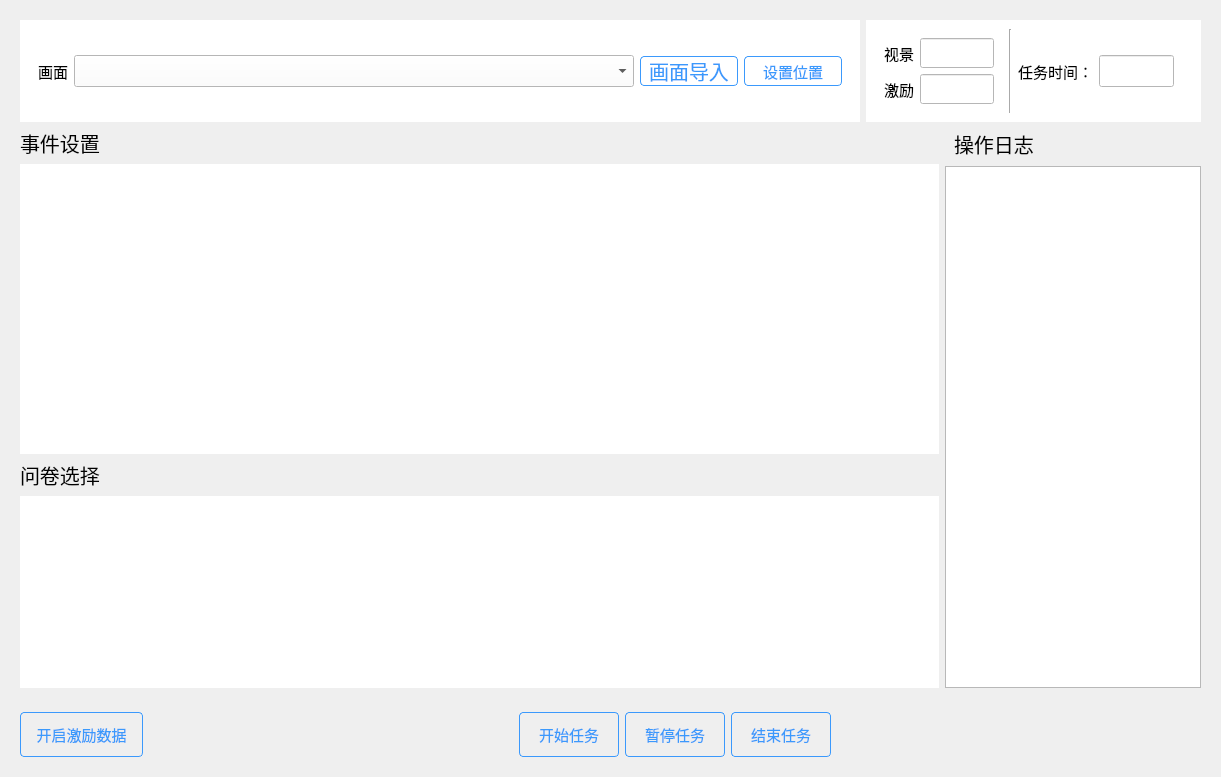
<?xml version="1.0" encoding="UTF-8"?>
<ui version="4.0">
 <class>HaForm</class>
 <widget class="QWidget" name="HaForm">
  <property name="geometry">
   <rect>
    <x>0</x>
    <y>0</y>
    <width>1221</width>
    <height>777</height>
   </rect>
  </property>
  <property name="windowTitle">
   <string>Form1</string>
  </property>
  <layout class="QVBoxLayout" name="verticalLayout_3">
   <item>
    <widget class="QWidget" name="widget" native="true">
     <property name="font">
      <font>
       <family>SimSun</family>
       <pointsize>15</pointsize>
      </font>
     </property>
     <property name="styleSheet">
      <string notr="true"/>
     </property>
     <layout class="QVBoxLayout" name="verticalLayout_11">
      <item>
       <layout class="QHBoxLayout" name="horizontalLayout_11" stretch="6,5">
        <item>
         <layout class="QVBoxLayout" name="verticalLayout_9">
          <item>
           <widget class="QWidget" name="widget_5" native="true">
            <property name="styleSheet">
             <string notr="true">background-color: rgb(255, 255, 255);</string>
            </property>
            <layout class="QVBoxLayout" name="verticalLayout_4">
             <item>
              <widget class="QWidget" name="widget_7" native="true">
               <layout class="QHBoxLayout" name="horizontalLayout_9">
                <item>
                 <widget class="QLabel" name="label_10">
                  <property name="maximumSize">
                   <size>
                    <width>36</width>
                    <height>16777215</height>
                   </size>
                  </property>
                  <property name="font">
                   <font>
                    <family>Microsoft YaHei</family>
                    <pointsize>11</pointsize>
                   </font>
                  </property>
                  <property name="text">
                   <string>画面</string>
                  </property>
                 </widget>
                </item>
                <item>
                 <widget class="QComboBox" name="comboBox">
                  <property name="minimumSize">
                   <size>
                    <width>560</width>
                    <height>32</height>
                   </size>
                  </property>
                  <property name="font">
                   <font>
                    <family>Microsoft YaHei</family>
                    <pointsize>11</pointsize>
                   </font>
                  </property>
                  <property name="styleSheet">
                   <string notr="true"/>
                  </property>
                 </widget>
                </item>
                <item>
                 <widget class="QPushButton" name="pushButton_5">
                  <property name="styleSheet">
                   <string notr="true">QPushButton {
left: 28px;
top: 5px;
width: 56px;
height: 19px;
opacity: 1;
/** 文本1 */
 
font-weight: 400;
letter-spacing: 0px;
line-height: 18.48px;
color: rgba(59, 153, 252, 1);
vertical-align: top;

left: -3px;
top: 0px;
width: 96px;
height: 28px;
opacity: 1;
border-radius: 4px;

border: 1px solid rgba(59, 153, 252, 1);


}

QPushButton:hover {
color: rgba(255, 255, 255, 1);
    background: rgba(59, 153, 252, 1);
} </string>
                  </property>
                  <property name="text">
                   <string>画面导入</string>
                  </property>
                 </widget>
                </item>
                <item>
                 <widget class="QPushButton" name="pushButton_4">
                  <property name="maximumSize">
                   <size>
                    <width>98</width>
                    <height>16777215</height>
                   </size>
                  </property>
                  <property name="font">
                   <font>
                    <family>Microsoft YaHei</family>
                    <pointsize>11</pointsize>
                    <weight>50</weight>
                    <bold>false</bold>
                   </font>
                  </property>
                  <property name="styleSheet">
                   <string notr="true">QPushButton {
left: 28px;
top: 5px;
width: 56px;
height: 19px;
opacity: 1;
/** 文本1 */
 
font-weight: 400;
letter-spacing: 0px;
line-height: 18.48px;
color: rgba(59, 153, 252, 1);
vertical-align: top;

left: -3px;
top: 0px;
width: 96px;
height: 28px;
opacity: 1;
border-radius: 4px;

border: 1px solid rgba(59, 153, 252, 1);


}

QPushButton:hover {
color: rgba(255, 255, 255, 1);
    background: rgba(59, 153, 252, 1);
} </string>
                  </property>
                  <property name="text">
                   <string>设置位置</string>
                  </property>
                 </widget>
                </item>
               </layout>
              </widget>
             </item>
            </layout>
           </widget>
          </item>
         </layout>
        </item>
        <item>
         <widget class="QWidget" name="widget_2" native="true">
          <property name="styleSheet">
           <string notr="true">background-color: rgb(255, 255, 255);</string>
          </property>
          <layout class="QHBoxLayout" name="horizontalLayout_12">
           <item>
            <widget class="QWidget" name="widget_3" native="true">
             <property name="maximumSize">
              <size>
               <width>411</width>
               <height>16777215</height>
              </size>
             </property>
             <layout class="QVBoxLayout" name="verticalLayout_2">
              <item>
               <layout class="QHBoxLayout" name="horizontalLayout_5">
                <item>
                 <widget class="QLabel" name="label_6">
                  <property name="minimumSize">
                   <size>
                    <width>0</width>
                    <height>2</height>
                   </size>
                  </property>
                  <property name="maximumSize">
                   <size>
                    <width>43</width>
                    <height>16777215</height>
                   </size>
                  </property>
                  <property name="font">
                   <font>
                    <family>Microsoft YaHei</family>
                    <pointsize>11</pointsize>
                   </font>
                  </property>
                  <property name="text">
                   <string>视景</string>
                  </property>
                 </widget>
                </item>
                <item>
                 <widget class="QLineEdit" name="lineEdit_2">
                  <property name="font">
                   <font>
                    <family>Microsoft YaHei</family>
                    <pointsize>11</pointsize>
                   </font>
                  </property>
                 </widget>
                </item>
               </layout>
              </item>
              <item>
               <layout class="QHBoxLayout" name="horizontalLayout_6">
                <item>
                 <widget class="QLabel" name="label_7">
                  <property name="maximumSize">
                   <size>
                    <width>43</width>
                    <height>16777215</height>
                   </size>
                  </property>
                  <property name="font">
                   <font>
                    <family>Microsoft YaHei</family>
                    <pointsize>11</pointsize>
                   </font>
                  </property>
                  <property name="text">
                   <string>激励</string>
                  </property>
                 </widget>
                </item>
                <item>
                 <widget class="QLineEdit" name="lineEdit">
                  <property name="font">
                   <font>
                    <family>Microsoft YaHei</family>
                    <pointsize>11</pointsize>
                   </font>
                  </property>
                 </widget>
                </item>
               </layout>
              </item>
             </layout>
            </widget>
           </item>
           <item>
            <widget class="Line" name="line">
             <property name="orientation">
              <enum>Qt::Vertical</enum>
             </property>
            </widget>
           </item>
           <item>
            <widget class="QLabel" name="label_2">
             <property name="maximumSize">
              <size>
               <width>75</width>
               <height>16777215</height>
              </size>
             </property>
             <property name="font">
              <font>
               <family>Microsoft YaHei</family>
               <pointsize>11</pointsize>
              </font>
             </property>
             <property name="text">
              <string>任务时间：</string>
             </property>
            </widget>
           </item>
           <item>
            <widget class="QLineEdit" name="lineEdit_6">
             <property name="minimumSize">
              <size>
               <width>0</width>
               <height>32</height>
              </size>
             </property>
             <property name="maximumSize">
              <size>
               <width>234</width>
               <height>16777215</height>
              </size>
             </property>
             <property name="font">
              <font>
               <family>Microsoft YaHei</family>
               <pointsize>11</pointsize>
              </font>
             </property>
            </widget>
           </item>
           <item>
            <widget class="QLabel" name="label_3">
             <property name="styleSheet">
              <string notr="true">color: rgb(85, 170, 255);</string>
             </property>
             <property name="text">
              <string/>
             </property>
            </widget>
           </item>
          </layout>
         </widget>
        </item>
       </layout>
      </item>
      <item>
       <layout class="QHBoxLayout" name="horizontalLayout_7" stretch="1,0">
        <item>
         <layout class="QVBoxLayout" name="verticalLayout_7" stretch="1,0">
          <item>
           <layout class="QVBoxLayout" name="verticalLayout">
            <item>
             <layout class="QHBoxLayout" name="horizontalLayout">
              <item>
               <widget class="QLabel" name="label_13">
                <property name="font">
                 <font>
                  <family>Microsoft YaHei</family>
                  <pointsize>15</pointsize>
                  <weight>50</weight>
                  <bold>false</bold>
                 </font>
                </property>
                <property name="styleSheet">
                 <string notr="true">
font-weight: 400;
letter-spacing: 0px;
line-height: 18.48px;
color: rgba(0, 0, 0, 1);
text-align: center;
vertical-align: middle;
</string>
                </property>
                <property name="text">
                 <string>事件设置</string>
                </property>
               </widget>
              </item>
              <item>
               <spacer name="horizontalSpacer">
                <property name="orientation">
                 <enum>Qt::Horizontal</enum>
                </property>
                <property name="sizeHint" stdset="0">
                 <size>
                  <width>40</width>
                  <height>20</height>
                 </size>
                </property>
               </spacer>
              </item>
             </layout>
            </item>
            <item>
             <widget class="QListWidget" name="listWidget_Event">
              <property name="styleSheet">
               <string notr="true">#listWidget_Event{border-radius: 4px  }
</string>
              </property>
             </widget>
            </item>
           </layout>
          </item>
          <item>
           <layout class="QVBoxLayout" name="verticalLayout_6">
            <item>
             <layout class="QHBoxLayout" name="horizontalLayout_4">
              <item>
               <widget class="QLabel" name="label_5">
                <property name="font">
                 <font>
                  <family>Microsoft YaHei</family>
                  <pointsize>15</pointsize>
                  <weight>50</weight>
                  <bold>false</bold>
                 </font>
                </property>
                <property name="styleSheet">
                 <string notr="true">
font-weight: 400;
letter-spacing: 0px;
line-height: 18.48px;
color: rgba(0, 0, 0, 1);
text-align: center;
vertical-align: middle;
</string>
                </property>
                <property name="text">
                 <string>问卷选择</string>
                </property>
               </widget>
              </item>
              <item>
               <spacer name="horizontalSpacer_4">
                <property name="orientation">
                 <enum>Qt::Horizontal</enum>
                </property>
                <property name="sizeHint" stdset="0">
                 <size>
                  <width>40</width>
                  <height>20</height>
                 </size>
                </property>
               </spacer>
              </item>
             </layout>
            </item>
            <item>
             <widget class="QListWidget" name="listWidget">
              <property name="styleSheet">
               <string notr="true">#listWidget{border-radius: 4px  }
</string>
              </property>
             </widget>
            </item>
           </layout>
          </item>
         </layout>
        </item>
        <item>
         <layout class="QVBoxLayout" name="verticalLayout_5">
          <item>
           <widget class="QWidget" name="widget_11" native="true">
            <layout class="QHBoxLayout" name="horizontalLayout_2">
             <property name="topMargin">
              <number>1</number>
             </property>
             <property name="bottomMargin">
              <number>1</number>
             </property>
             <item>
              <widget class="QLabel" name="label">
               <property name="font">
                <font>
                 <family>Microsoft YaHei</family>
                 <pointsize>15</pointsize>
                </font>
               </property>
               <property name="text">
                <string>操作日志</string>
               </property>
              </widget>
             </item>
            </layout>
           </widget>
          </item>
          <item>
           <widget class="QTextEdit" name="textEdit">
            <property name="font">
             <font>
              <family>Microsoft YaHei</family>
              <pointsize>11</pointsize>
             </font>
            </property>
           </widget>
          </item>
         </layout>
        </item>
       </layout>
      </item>
     </layout>
    </widget>
   </item>
   <item>
    <widget class="QWidget" name="widget_6" native="true">
     <property name="minimumSize">
      <size>
       <width>0</width>
       <height>2</height>
      </size>
     </property>
     <layout class="QHBoxLayout" name="horizontalLayout_3">
      <item>
       <widget class="QPushButton" name="pushButton1">
        <property name="minimumSize">
         <size>
          <width>123</width>
          <height>45</height>
         </size>
        </property>
        <property name="font">
         <font>
          <family>Microsoft YaHei</family>
          <pointsize>11</pointsize>
          <weight>50</weight>
          <bold>false</bold>
         </font>
        </property>
        <property name="styleSheet">
         <string notr="true">QPushButton {
left: 28px;
top: 5px;
width: 56px;
height: 19px;
opacity: 1;
/** 文本1 */
 
font-weight: 400;
letter-spacing: 0px;
line-height: 18.48px;
color: rgba(59, 153, 252, 1);
vertical-align: top;

left: -3px;
top: 0px;
width: 96px;
height: 28px;
opacity: 1;
border-radius: 4px;

border: 1px solid rgba(59, 153, 252, 1);


}

QPushButton:hover {
color: rgba(255, 255, 255, 1);
    background: rgba(59, 153, 252, 1);
} </string>
        </property>
        <property name="text">
         <string>开启激励数据</string>
        </property>
       </widget>
      </item>
      <item>
       <spacer name="horizontalSpacer_2">
        <property name="orientation">
         <enum>Qt::Horizontal</enum>
        </property>
        <property name="sizeHint" stdset="0">
         <size>
          <width>40</width>
          <height>20</height>
         </size>
        </property>
       </spacer>
      </item>
      <item>
       <widget class="QPushButton" name="pushButton_3">
        <property name="minimumSize">
         <size>
          <width>100</width>
          <height>45</height>
         </size>
        </property>
        <property name="font">
         <font>
          <family>Microsoft YaHei</family>
          <pointsize>11</pointsize>
          <weight>50</weight>
          <bold>false</bold>
         </font>
        </property>
        <property name="styleSheet">
         <string notr="true">QPushButton {
left: 28px;
top: 5px;
width: 56px;
height: 19px;
opacity: 1;
/** 文本1 */
 
font-weight: 400;
letter-spacing: 0px;
line-height: 18.48px;
color: rgba(59, 153, 252, 1);
vertical-align: top;

left: -3px;
top: 0px;
width: 96px;
height: 28px;
opacity: 1;
border-radius: 4px;

border: 1px solid rgba(59, 153, 252, 1);


}

QPushButton:hover {
color: rgba(255, 255, 255, 1);
    background: rgba(59, 153, 252, 1);
} </string>
        </property>
        <property name="text">
         <string>开始任务</string>
        </property>
       </widget>
      </item>
      <item>
       <widget class="QPushButton" name="pushButton_2">
        <property name="minimumSize">
         <size>
          <width>100</width>
          <height>45</height>
         </size>
        </property>
        <property name="font">
         <font>
          <family>Microsoft YaHei</family>
          <pointsize>11</pointsize>
          <weight>50</weight>
          <bold>false</bold>
         </font>
        </property>
        <property name="styleSheet">
         <string notr="true">QPushButton {
left: 28px;
top: 5px;
width: 56px;
height: 19px;
opacity: 1;
/** 文本1 */
 
font-weight: 400;
letter-spacing: 0px;
line-height: 18.48px;
color: rgba(59, 153, 252, 1);
vertical-align: top;

left: -3px;
top: 0px;
width: 96px;
height: 28px;
opacity: 1;
border-radius: 4px;

border: 1px solid rgba(59, 153, 252, 1);


}

QPushButton:hover {
color: rgba(255, 255, 255, 1);
    background: rgba(59, 153, 252, 1);
} </string>
        </property>
        <property name="text">
         <string>暂停任务</string>
        </property>
       </widget>
      </item>
      <item>
       <widget class="QPushButton" name="pushButton">
        <property name="minimumSize">
         <size>
          <width>100</width>
          <height>45</height>
         </size>
        </property>
        <property name="font">
         <font>
          <family>Microsoft YaHei</family>
          <pointsize>11</pointsize>
          <weight>50</weight>
          <bold>false</bold>
         </font>
        </property>
        <property name="styleSheet">
         <string notr="true">QPushButton {
left: 28px;
top: 5px;
width: 56px;
height: 19px;
opacity: 1;
/** 文本1 */
 
font-weight: 400;
letter-spacing: 0px;
line-height: 18.48px;
color: rgba(59, 153, 252, 1);
vertical-align: top;

left: -3px;
top: 0px;
width: 96px;
height: 28px;
opacity: 1;
border-radius: 4px;

border: 1px solid rgba(59, 153, 252, 1);


}

QPushButton:hover {
color: rgba(255, 255, 255, 1);
    background: rgba(59, 153, 252, 1);
} </string>
        </property>
        <property name="text">
         <string>结束任务</string>
        </property>
       </widget>
      </item>
      <item>
       <spacer name="horizontalSpacer_3">
        <property name="orientation">
         <enum>Qt::Horizontal</enum>
        </property>
        <property name="sizeHint" stdset="0">
         <size>
          <width>40</width>
          <height>20</height>
         </size>
        </property>
       </spacer>
      </item>
     </layout>
    </widget>
   </item>
  </layout>
 </widget>
 <resources/>
 <connections/>
</ui>
